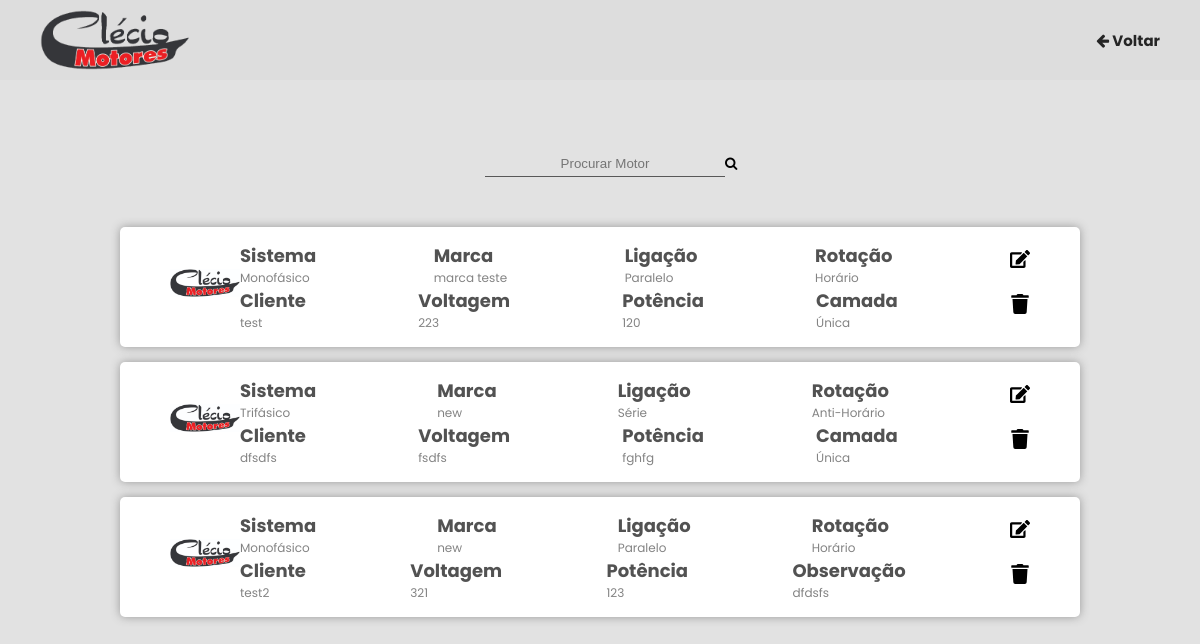
The page /pesquisa.php (signed in) on the database its author committed.
### tables this page shows
CREATE TABLE `motor` (
  `id` int(11) NOT NULL,
  `cliente` varchar(50) NOT NULL,
  `sistema` varchar(30) NOT NULL,
  `potencia` varchar(30) NOT NULL,
  `voltagem` varchar(30) NOT NULL,
  `amperagem` varchar(30) NOT NULL,
  `bitolas` varchar(30) NOT NULL,
  `fios` varchar(30) NOT NULL,
  `espiras` varchar(30) NOT NULL,
  `marca` varchar(30) NOT NULL,
  `rpm` varchar(30) NOT NULL,
  `rotacao` varchar(15) NOT NULL,
  `ligacao` varchar(10) NOT NULL,
  `camada` varchar(10) NOT NULL,
  `informacoes` varchar(120) NOT NULL,
  `imagem` varchar(255) NOT NULL
);

CREATE TABLE `motorsp` (
  `id` int(11) NOT NULL,
  `cliente` varchar(50) NOT NULL,
  `sistema` varchar(30) NOT NULL,
  `potencia` varchar(30) NOT NULL,
  `voltagem` varchar(30) NOT NULL,
  `amperagem` varchar(30) NOT NULL,
  `bitolas` varchar(30) NOT NULL,
  `fios` varchar(30) NOT NULL,
  `espiras` varchar(30) NOT NULL,
  `marca` varchar(30) NOT NULL,
  `rpm` varchar(30) NOT NULL,
  `rotacao` varchar(15) NOT NULL,
  `ligacao` varchar(10) NOT NULL,
  `camada` varchar(10) NOT NULL,
  `informacoes` varchar(120) NOT NULL,
  `imagem` varchar(255) NOT NULL,
  `obs` varchar(200) NOT NULL
);

### CLASSES/Motores.php (called while the page is built, shortened)
<?php
Class Motor{
    public function mostrarMotorCP(){
        global $pdo;
        $sql = "SELECT * FROM motor";
        $sql = $pdo->prepare($sql);
        $sql->execute();
        $motor = $sql->fetchAll(PDO::FETCH_ASSOC);
        return $motor;
    }
    public function mostrarMotorSP(){
        global $pdo;
        $sql = "SELECT * FROM motorsp";
        $sql = $pdo->prepare($sql);
        $sql->execute();
        $motor = $sql->fetchAll(PDO::FETCH_ASSOC);
        return $motor;
    }
}
?>

### pesquisa.php (the view, shortened to what this page needs)
<?php
if(!isset($_SESSION['id_user'])){
    header("location: index.php");
    exit;
} else {
    require_once 'CLASSES/Motores.php';
    $m = new Motor;
?>
<!DOCTYPE html>
<html lang="pt-br">
<head>
    <link rel="stylesheet" href="https://cdnjs.cloudflare.com/ajax/libs/font-awesome/4.7.0/css/font-awesome.min.css">
    <link rel="stylesheet" type="text/css" href="CSS/styleMotores.css" />
</head>
<body>
    <header>
        <img src="images/logo.png">
        <a href="menu.php"><i class="fa fa-arrow-left" aria-hidden="true"></i> Voltar</a>
    </header>
    <div class="container">
        <div class="pesquisa">
            <form method="GET" class="form">
                <div class="searchbar">
                    <input name="busca" placeholder="Procurar Motor">
                </div>
                <button type="submit"><i class="fa fa-search" aria-hidden="true"></i></button>
            </form>
        </div>
        <?php
            $motor = $m->mostrarMotorCP();
            foreach ($motor as $mcp){
        ?>
        <div class="item">
            <a href='mostrarMotor.php?id=<?= $mcp['id'] ?>'>
                <div class="imagem">
                    <img src="upload/<?= $mcp['imagem']?>" >
                </div>
            </a>
            <div class="content">
                <div class="row">
                    <div class="text">
                        <div class="title"><h2>Sistema</h2></div>
                        <h4><?= $mcp['sistema'] ?></h4>
                    </div>
                    <div class="text">
                        <div class="title"><h2>Marca</h2></div>
                        <h4><?= $mcp['marca'] ?></h4>
                    </div>
                    <div class="text">
                        <div class="title"><h2>Ligação</h2></div>
                        <h4><?= $mcp['ligacao'] ?></h4>
                    </div>
                    <div class="text">
                        <div class="title"><h2>Rotação</h2></div>
                        <h4><?= $mcp['rotacao'] ?></h4>
                    </div>
                    <div class="action">
                        <a href='editarMotor.php?id=<?= $mcp['id'] ?>'>
                            <img src="./images/edit.svg" alt="editar">
                        </a>
                    </div>
                </div>
                <div class="row">
                    <div class="text">
                        <div class="title"><h2>Cliente</h2></div>
                        <h4><?= $mcp['cliente'] ?></h4>
                    </div>
                    <div class="text">
                        <div class="title"><h2>Voltagem</h2></div>
                        <h4><?= $mcp['voltagem'] ?></h4>
                    </div>
                    <div class="text">
                        <div class="title"><h2>Potência</h2></div>
                        <h4><?= $mcp['potencia'] ?></h4>
                    </div>
                    <div class="text">
                        <div class="title"><h2>Camada</h2></div>
                        <h4><?= $mcp['camada'] ?></h4>
                    </div>
                    <div class="action">
                        <a href='excluirMotor.php?id=<?= $mcp['id'] ?>'>
                            <img src="./images/remove.svg" alt="remover">
                        </a>
                    </div>
                </div>
            </div>
        </div>
        <?php } ?>
        <?php
            $motor = $m->mostrarMotorSP();
            foreach ($motor as $msp){
        ?>
        <div class="item">
            <a href='mostrarMotor.php?id=<?= $msp['id'] ?>'>
                <div class="imagem">
                    <img src="upload/<?= $msp['imagem']?>" >
                </div>
            </a>
            <div class="content">
                <div class="row">
                    <div class="text">
                        <div class="title"><h2>Sistema</h2></div>
                        <h4><?= $msp['sistema'] ?></h4>
                    </div>
                    <div class="text">
                        <div class="title"><h2>Marca</h2></div>
                        <h4><?= $msp['marca'] ?></h4>
                    </div>
                    <div class="text">
                        <div class="title"><h2>Ligação</h2></div>
                        <h4><?= $msp['ligacao'] ?></h4>
                    </div>
                    <div class="text">
                        <div class="title"><h2>Rotação</h2></div>
                        <h4><?= $msp['rotacao'] ?></h4>
                    </div>
                    <div class="action">
                        <a href='editarMotor.php?id=<?= $msp['id'] ?>'>
                            <img src="./images/edit.svg" alt="editar">
                        </a>
                    </div>
                </div>
                <div class="row">
                    <div class="text">
                        <div class="title"><h2>Cliente</h2></div>
                        <h4><?= $msp['cliente'] ?></h4>
                    </div>
                    <div class="text">
                        <div class="title"><h2>Voltagem</h2></div>
                        <h4><?= $msp['voltagem'] ?></h4>
                    </div>
                    <div class="text">
                        <div class="title"><h2>Potência</h2></div>
                        <h4><?= $msp['potencia'] ?></h4>
                    </div>
                    <div class="text">
                        <div class="title"><h2>Observação</h2></div>
                        <h4><?= $msp['obs'] ?></h4>
                    </div>
                    <div class="action">
                        <a href='excluirMotor.php?id=<?= $msp['id'] ?>'>
                            <img src="./images/remove.svg" alt="remover">
                        </a>
                    </div>
                </div>
            </div>
        </div>
        <?php } ?>
    </div>
</body>
</html>
<?php
    }
?>

### CSS/styleMotores.css (style rules this page uses)
* { padding: 0; margin: 0; box-sizing: border-box; }
html { font-family: Poppins; }
a { text-decoration: none; }
body { background-color: #e2e2e2; }
header { width: 100%; height: 80px; display: flex; justify-content: space-between; align-items: center; background-color: #dddddd; padding: 0 40px; }
header img { margin-right: auto; max-width: 150px; }
.form { width: 230px; display: flex; justify-content: space-between; margin: 50px 0; }
.form input { width: 240px; height: 25px; background: none; outline: none; border: none; border-bottom: 1.5px solid #585858; padding: 2px 5px; text-align: center; color: #838383; transition: 0.3s; }
.form button { background: none; outline: none; border: none; cursor: pointer; }
header a { font: bold 15px Poppins; cursor: pointer; color: #252525; transition: 0.2s; }
.container { width: 100%; display: flex; flex-direction: column; justify-content: space-between; align-items: center; padding: 20px 0; }
.pesquisa { display: flex; justify-content: center; }
.item { width: 80%; height: 120px; display: flex; justify-content: space-between; align-items: center; background-color: #ffffff; padding: 20px 50px; border-radius: 5px; box-shadow: 0 0 10px rgb(153, 153, 153); margin-bottom: 15px; }
.imagem img { max-width: 70px; }
.content { width: 900px; }
.row { display: flex; justify-content: space-between; }
.text .title { font: 12px Poppins; color: rgb(82, 82, 82); }
.text h4 { font: 12px Poppins; color: #838383; }
.action { padding: 7px 0; }
.action img { width: 20px; height: 20px; }

### rows shown on the page
motor: imagem (picture), sistema "Monofásico", marca "marca teste", ligacao "Paralelo", rotacao "Horário", cliente "test", voltagem "223", potencia "120", camada "Única"
motor: imagem (picture), sistema "Trifásico", marca "new", ligacao "Série", rotacao "Anti-Horário", cliente "dfsdfs", voltagem "fsdfs", potencia "fghfg", camada "Única"
motorsp: imagem (picture), sistema "Monofásico", marca "new", ligacao "Paralelo", rotacao "Horário", cliente "test2", voltagem "321", potencia "123", obs "dfdsfs"
